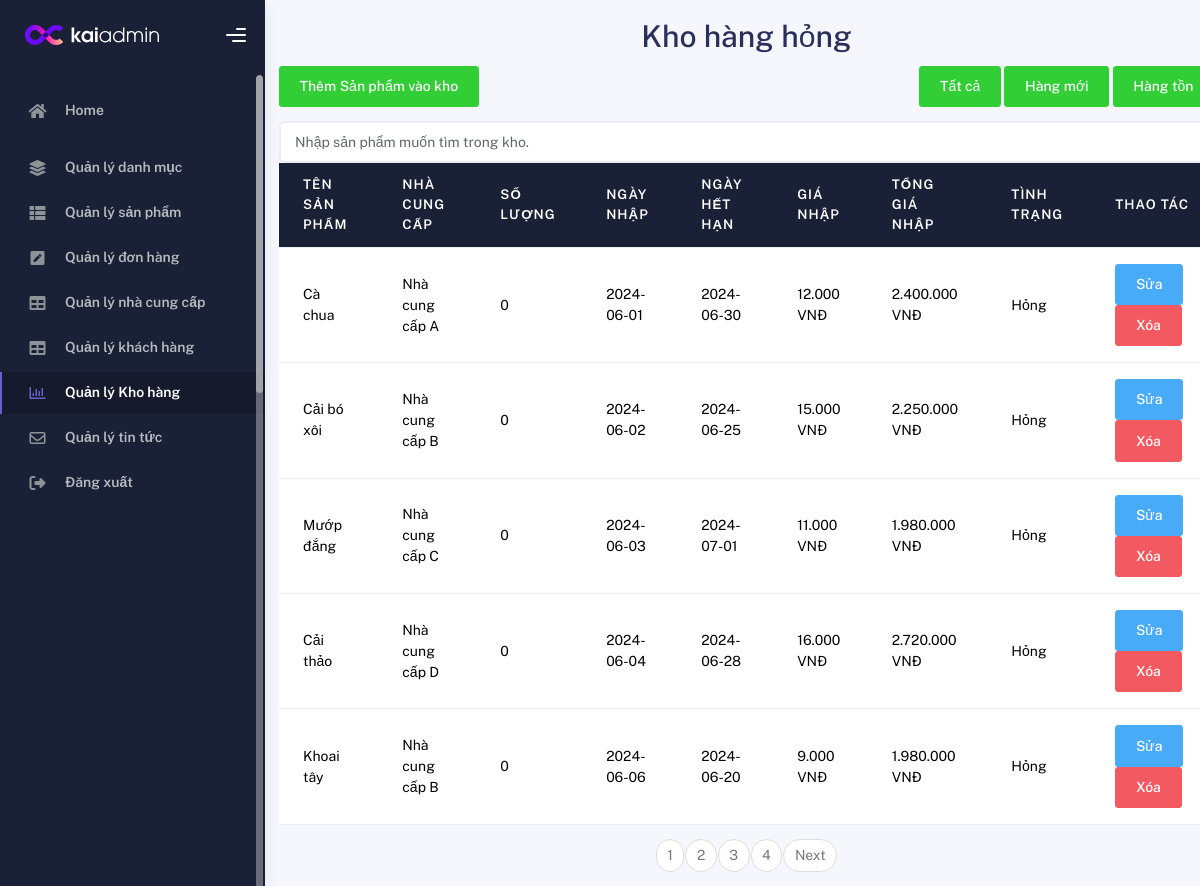
/Admin/Quanlykhohang/hangHong.php (signed in), run on the app's committed database.
### tables this page shows
CREATE TABLE `khohang` (
  `maLoai` int(20) NOT NULL,
  `maSanPham` int(20) NOT NULL,
  `tenSanPham` varchar(50) NOT NULL,
  `ngayNhap` date NOT NULL,
  `maNhaCungCap` int(20) NOT NULL,
  `soLuong` int(10) NOT NULL,
  `giaNhap` int(6) NOT NULL,
  `hanSuDung` date NOT NULL,
  `tongTienNhap` int(50) NOT NULL,
  `tinhTrang` enum('Hàng mới','Hàng cũ','Hỏng') NOT NULL
);

CREATE TABLE `nhacungcap` (
  `maNhaCungCap` int(20) NOT NULL,
  `tenNhaCungCap` varchar(255) NOT NULL,
  `diaChi` varchar(250) NOT NULL,
  `email` varchar(30) NOT NULL,
  `soDienThoai` varchar(10) NOT NULL,
  `ghiChu` varchar(255) DEFAULT NULL
);

### Admin/Quanlykhohang/hangHong.php (the view, shortened to what this page needs)
<!DOCTYPE html>
<html lang="en">
<head>
  <link rel="stylesheet" href="https://cdnjs.cloudflare.com/ajax/libs/font-awesome/6.5.2/css/all.min.css">
  <link rel="stylesheet" href="//cdnjs.cloudflare.com/ajax/libs/morris.js/0.5.1/morris.css">
  <link rel="stylesheet" href="../assets1/main.css">
  <link rel="stylesheet" href="../assets/css/bootstrap.min.css" />
  <link rel="stylesheet" href="../assets/css/plugins.min.css" />
  <link rel="stylesheet" href="../assets/css/kaiadmin.min.css" />
  <link rel="stylesheet" href="../assets/css/demo.css" />
</head>
<body>
  <div class="wrapper">
    <div class="sidebar" data-background-color="dark">
      <div class="sidebar-logo">
        <div class="logo-header" data-background-color="dark">
          <a href="/Demo/Admin/trangchu.php" class="logo">
            <img src="/Demo/Admin/assets/img/kaiadmin/logo_light.svg" alt="navbar brand" class="navbar-brand" height="20">
          </a>
          <div class="nav-toggle">
            <button class="btn btn-toggle toggle-sidebar">
              <i class="gg-menu-right"></i>
            </button>
          </div>
        </div>
      </div>
      <div class="scroll-wrapper sidebar-wrapper scrollbar scrollbar-inner" style="position: relative;">
        <div class="sidebar-wrapper scrollbar scrollbar-inner scroll-content scroll-scrolly_visible" style="height: auto; margin-bottom: 0px; margin-right: 0px; max-height: 427px;">
          <div class="sidebar-content">
            <ul class="nav nav-secondary">
              <li class="nav-item">
                <a href="/Demo/Admin/trangchu.php" class="collapsed" aria-expanded="false">
                  <i class="fas fa-home"></i>
                  <p>Home</p>
                </a>
              </li>
              <li class="nav-item">
                <a href="/Demo/Admin/Quanlydanhmuc/hienthi.php">
                  <i class="fas fa-layer-group"></i>
                  <p>Quản lý danh mục</p>
                </a>
              </li>
              <li class="nav-item">
                <a href="/Demo/Admin/Quanlysanpham/hienthi.php">
                  <i class="fas fa-th-list"></i>
                  <p>Quản lý sản phẩm</p>
                </a>
              </li>
              <li class="nav-item">
                <a href="/Demo/Admin/Quanlydonhang/hienthi.php">
                  <i class="fas fa-pen-square"></i>
                  <p>Quản lý đơn hàng</p>
                </a>
              </li>
              <li class="nav-item">
                <a href="/Demo/Admin/Quanlynhacungcap/hienthi.php">
                  <i class="fas fa-table"></i>
                  <p>Quản lý nhà cung cấp</p>
                </a>
              </li>
              <li class="nav-item">
                <a href="/Demo/Admin/Quanlykhachhang/hienthi.php">
                  <i class="fas fa-table"></i>
                  <p>Quản lý khách hàng</p>
                </a>
              </li>
              <li class="nav-item active">
                <a href="/Demo/Admin/Quanlykhohang/Khohang.php">
                  <i class="far fa-chart-bar"></i>
                  <p>Quản lý Kho hàng</p>
                </a>
              </li>
              <li class="nav-item">
                <a href="/Demo/Admin/Quanlytintuc/news.php">
                  <i class="fa-regular fa-envelope"></i>
                  <p>Quản lý tin tức</p>
                </a>
              </li>
              <li class="nav-item">
                <a href="/Demo/Admin/logout.php">
                  <i class="fa-solid fa-right-from-bracket"></i>
                  <p>Đăng xuất</p>
                </a>
              </li>
            </ul>
          </div>
        </div>
        <div class="scroll-element scroll-y scroll-scrolly_visible">
          <div class="scroll-element_outer">
            <div class="scroll-element_size"></div>
            <div class="scroll-element_track"></div>
            <div class="scroll-bar" style="height: 318px; top: 0px;"></div>
          </div>
        </div>
      </div>
    </div>
    <div class="main-panel">
      <div class="container m-3">
        <h1 align="Center">Kho hàng hỏng</h1>
        <?php
        include 'connect.php';
        $sql_layncc = "SELECT COUNT(*) as total FROM khohang  WHERE tinhTrang = 'Hỏng'";
        $result = mysqli_query($conn, $sql_layncc);
        $row = mysqli_fetch_assoc($result);
        $total_records = $row['total'];
        $page_hientai = isset($_GET['trang']) ? $_GET['trang'] : 1;
        $item_page = 5;
        $sotrang = ceil($total_records / $item_page);
        $start = ($page_hientai - 1) * $item_page;
        ?>
        <div class="khoangCach">
          <a href="Themkho.php" class="btn btn-success mb-3"> Thêm Sản phẩm vào kho</a>
          <div>
            <a href="khohang.php" class="btn btn-success mb-3"> Tất cả</a>
            <a href="hangMoi.php" class="btn btn-success mb-3"> Hàng mới</a>
            <a href="hangTon.php" class="btn btn-success mb-3"> Hàng tồn</a>
          </div>
        </div>
        <div class="">
          <div class="d-search">
            <input type="text" id="search" class="form-control" aria-label="Search invoice" placeholder="Nhập sản phẩm muốn tìm trong kho.">
          </div>
        </div>
        <table class="table">
          <thead class="thead-dark">
            <tr>
              <th>Tên sản phẩm</th>
              <th>Nhà cung cấp</th>
              <th>Số lượng</th>
              <th>Ngày Nhập</th>
              <th>Ngày hết hạn</th>
              <th>Giá Nhập</th>
              <th>Tổng giá nhập</th>
              <th>Tình trạng</th>
              <th>Thao tác</th>
            </tr>
          </thead>
          <tbody id="body_table">
            <?php
            include 'connect.php';
            $sql = "SELECT * FROM khohang WHERE tinhTrang = 'Hỏng' LIMIT $start, $item_page";
            $result = mysqli_query($conn, $sql);
            while ($row = mysqli_fetch_array($result)) {
            ?>
              <?php
              $sql1 = "SELECT * FROM nhacungcap where maNhaCungCap =" . $row['maNhaCungCap'];
              $result1 = mysqli_query($conn, $sql1);
              $row1 = mysqli_fetch_assoc($result1);
              ?>
              <tr>
                <td><?php echo $row['tenSanPham']; ?></td>
                <td><?php echo $row1['tenNhaCungCap']; ?></td>
                <td><?php echo $row['soLuong']; ?></td>
                <td><?php echo $row['ngayNhap']; ?></td>
                <td><?php echo $row['hanSuDung']; ?></td>
                <td><?php echo number_format($row['giaNhap'], 0, '', '.') . " VNĐ"; ?></td>
                <td><?php echo number_format($row['tongTienNhap'], 0, '', '.') . " VNĐ"; ?></td>
                <td><?php echo $row['tinhTrang']; ?></td>
                <td> <a href="Suakho.php?id= <?php echo $row['maLoai']; ?>" class="btn btn-info">Sửa</a>
                  <a onclick="return confirm('Bạn có muốn xóa sản phẩm này không');" href="Xoakhohang.php?id=<?php echo $row['maLoai']; ?>" class="btn btn-danger">Xóa</a>
                </td>
              </tr>
            <?php
            }
            ?>
          </tbody>
        </table>
        <ul class="pagination justify-content-center">
          <?php
          for ($i = 1; $i <= $sotrang; $i++) {
            echo "<li class='page-item'><a class='page-link'
                    href='?trang=$i'>$i</a></li>";
          }
          if ($page_hientai < $sotrang && $sotrang > 1) {
            $y = $page_hientai + 1;
            echo "<li class='page-item'><a class='page-link'
                    href='?trang=$y'>Next</a></li>";
          }
          ?>
        </ul>
      </div>
    </div>
  </div>
</body>
</html>

### Admin/assets1/main.css (style rules this page uses)
body { font-family: "Helvetica Neue", "Open sans", sans-serif; background-color: gray; background-image: -webkit-linear-gradient(top left, rgba(0, 0, 0, 0.15), rgb(93, 93, 93, 0.15)), url(https://img1.kienthucvui.vn/uploads/2019/10/30/anh-chup-rau-cu-qua_112150407.jpg); color: white; background-size: cover; }
.khoangCach { display: flex; flex-direction: row; align-items: center; justify-content: space-between; }

### data on the page
khohang: tenSanPham "Cà chua", maNhaCungCap.tenNhaCungCap "Nhà cung cấp A", soLuong "0", ngayNhap "2024-06-01", hanSuDung "2024-06-30", giaNhap "12.000", tongTienNhap "2.400.000", tinhTrang "Hỏng"
khohang: tenSanPham "Cải bó xôi", maNhaCungCap.tenNhaCungCap "Nhà cung cấp B", soLuong "0", ngayNhap "2024-06-02", hanSuDung "2024-06-25", giaNhap "15.000", tongTienNhap "2.250.000", tinhTrang "Hỏng"
khohang: tenSanPham "Mướp đắng", maNhaCungCap.tenNhaCungCap "Nhà cung cấp C", soLuong "0", ngayNhap "2024-06-03", hanSuDung "2024-07-01", giaNhap "11.000", tongTienNhap "1.980.000", tinhTrang "Hỏng"
khohang: tenSanPham "Cải thảo", maNhaCungCap.tenNhaCungCap "Nhà cung cấp D", soLuong "0", ngayNhap "2024-06-04", hanSuDung "2024-06-28", giaNhap "16.000", tongTienNhap "2.720.000", tinhTrang "Hỏng"
khohang: tenSanPham "Khoai tây", maNhaCungCap.tenNhaCungCap "Nhà cung cấp B", soLuong "0", ngayNhap "2024-06-06", hanSuDung "2024-06-20", giaNhap "9.000", tongTienNhap "1.980.000", tinhTrang "Hỏng"
